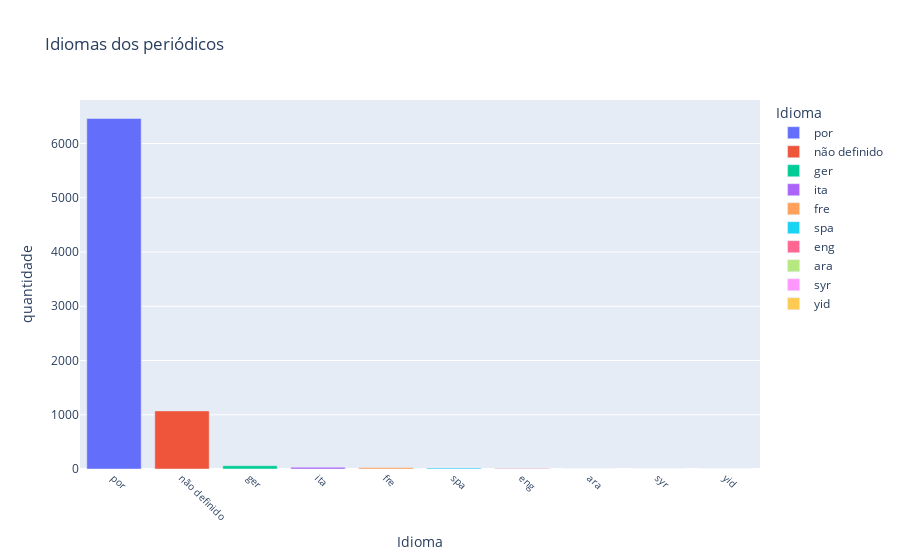

Notebook code cell kept with this figure:
### Markdown cell above
Podemos visualizar de forma mais clara esses dados com um gráfico de barras:

### Code cell
# criar gráfico de barras com os dados de idiomas dos periódicos
fig1 = px.bar(df_lang, x='Idioma', y='quantidade', color='Idioma', title='Idiomas dos periódicos')
fig1.update_xaxes(tickangle=45, tickfont=dict(size=10))
fig1.show()
# salvar gráfico
fig1.write_image('./charts/fig1.png')

### Figure 1 — Plotly figure (JSON) as saved in the notebook; plotly's stock layout.template omitted (floating-point values rounded to 4 significant figures)
{"data": [{"alignmentgroup": "True", "hovertemplate": "Idioma=%{x}<br>quantidade=%{y}<extra></extra>", "legendgroup": "por", "marker": {"color": "#636efa", "pattern": {"shape": ""}}, "name": "por", "offsetgroup": "por", "orientation": "v", "showlegend": true, "textposition": "auto", "type": "bar", "x": ["por"], "xaxis": "x", "y": [6462], "yaxis": "y"}, {"alignmentgroup": "True", "hovertemplate": "Idioma=%{x}<br>quantidade=%{y}<extra></extra>", "legendgroup": "não definido", "marker": {"color": "#EF553B", "pattern": {"shape": ""}}, "name": "não definido", "offsetgroup": "não definido", "orientation": "v", "showlegend": true, "textposition": "auto", "type": "bar", "x": ["não definido"], "xaxis": "x", "y": [1071], "yaxis": "y"}, {"alignmentgroup": "True", "hovertemplate": "Idioma=%{x}<br>quantidade=%{y}<extra></extra>", "legendgroup": "ger", "marker": {"color": "#00cc96", "pattern": {"shape": ""}}, "name": "ger", "offsetgroup": "ger", "orientation": "v", "showlegend": true, "textposition": "auto", "type": "bar", "x": ["ger"], "xaxis": "x", "y": [61], "yaxis": "y"}, {"alignmentgroup": "True", "hovertemplate": "Idioma=%{x}<br>quantidade=%{y}<extra></extra>", "legendgroup": "ita", "marker": {"color": "#ab63fa", "pattern": {"shape": ""}}, "name": "ita", "offsetgroup": "ita", "orientation": "v", "showlegend": true, "textposition": "auto", "type": "bar", "x": ["ita"], "xaxis": "x", "y": [33], "yaxis": "y"}, {"alignmentgroup": "True", "hovertemplate": "Idioma=%{x}<br>quantidade=%{y}<extra></extra>", "legendgroup": "fre", "marker": {"color": "#FFA15A", "pattern": {"shape": ""}}, "name": "fre", "offsetgroup": "fre", "orientation": "v", "showlegend": true, "textposition": "auto", "type": "bar", "x": ["fre"], "xaxis": "x", "y": [27], "yaxis": "y"}, {"alignmentgroup": "True", "hovertemplate": "Idioma=%{x}<br>quantidade=%{y}<extra></extra>", "legendgroup": "spa", "marker": {"color": "#19d3f3", "pattern": {"shape": ""}}, "name": "spa", "offsetgroup": "spa", "orientation": "v", "showlegend": true, "textposition": "auto", "type": "bar", "x": ["spa"], "xaxis": "x", "y": [17], "yaxis": "y"}, {"alignmentgroup": "True", "hovertemplate": "Idioma=%{x}<br>quantidade=%{y}<extra></extra>", "legendgroup": "eng", "marker": {"color": "#FF6692", "pattern": {"shape": ""}}, "name": "eng", "offsetgroup": "eng", "orientation": "v", "showlegend": true, "textposition": "auto", "type": "bar", "x": ["eng"], "xaxis": "x", "y": [10], "yaxis": "y"}, {"alignmentgroup": "True", "hovertemplate": "Idioma=%{x}<br>quantidade=%{y}<extra></extra>", "legendgroup": "ara", "marker": {"color": "#B6E880", "pattern": {"shape": ""}}, "name": "ara", "offsetgroup": "ara", "orientation": "v", "showlegend": true, "textposition": "auto", "type": "bar", "x": ["ara"], "xaxis": "x", "y": [2], "yaxis": "y"}, {"alignmentgroup": "True", "hovertemplate": "Idioma=%{x}<br>quantidade=%{y}<extra></extra>", "legendgroup": "syr", "marker": {"color": "#FF97FF", "pattern": {"shape": ""}}, "name": "syr", "offsetgroup": "syr", "orientation": "v", "showlegend": true, "textposition": "auto", "type": "bar", "x": ["syr"], "xaxis": "x", "y": [1], "yaxis": "y"}, {"alignmentgroup": "True", "hovertemplate": "Idioma=%{x}<br>quantidade=%{y}<extra></extra>", "legendgroup": "yid", "marker": {"color": "#FECB52", "pattern": {"shape": ""}}, "name": "yid", "offsetgroup": "yid", "orientation": "v", "showlegend": true, "textposition": "auto", "type": "bar", "x": ["yid"], "xaxis": "x", "y": [1], "yaxis": "y"}], "layout": {"barmode": "relative", "legend": {"title": {"text": "Idioma"}, "tracegroupgap": 0}, "title": {"text": "Idiomas dos periódicos"}, "xaxis": {"anchor": "y", "categoryarray": ["por", "não definido", "ger", "ita", "fre", "spa", "eng", "ara", "syr", "yid"], "categoryorder": "array", "domain": [0, 1], "tickangle": 45, "tickfont": {"size": 10}, "title": {"text": "Idioma"}}, "yaxis": {"anchor": "x", "domain": [0, 1], "title": {"text": "quantidade"}}}}
